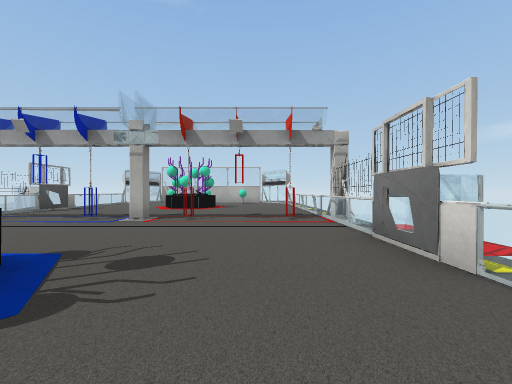
[1] (above)

14 first-person views from a walk through a Unity game level. The camera is 0.58 m above the floor, looks level and sees 90° across. The floor is counted in squares, 1 m on a side. Each view is taken from the middle of a square. On the plan, view 1 faces up. The plan holds only what a view shows up to about 9 squares ahead; the rest is blank. Some surface patterns are stand-ins.

[2]
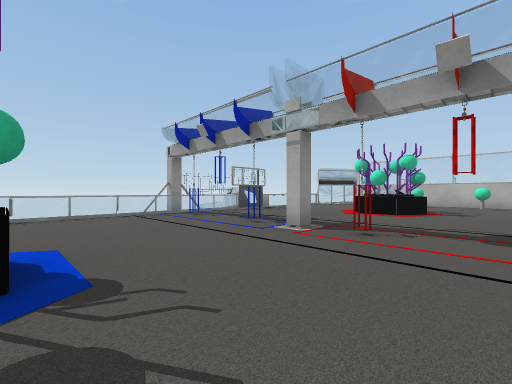

[3]
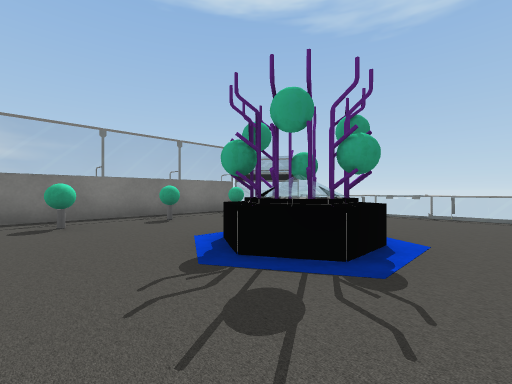

[4]
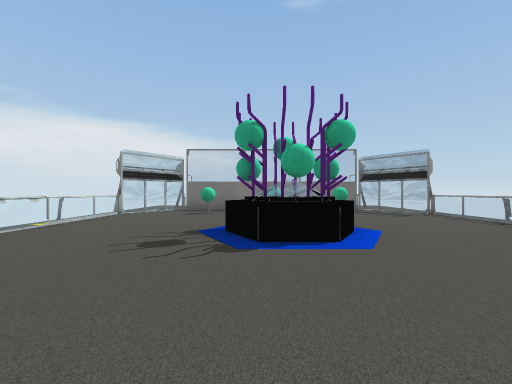

[5]
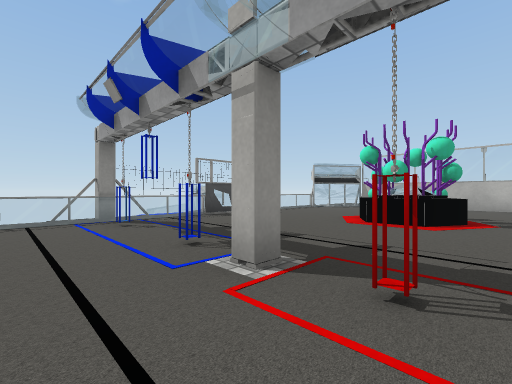

[6]
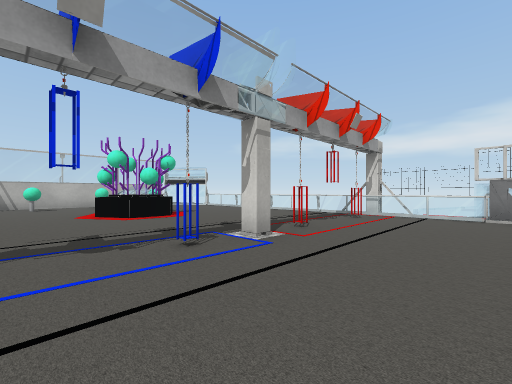

[7]
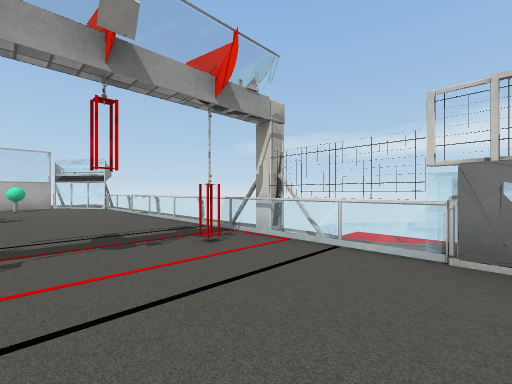

[8]
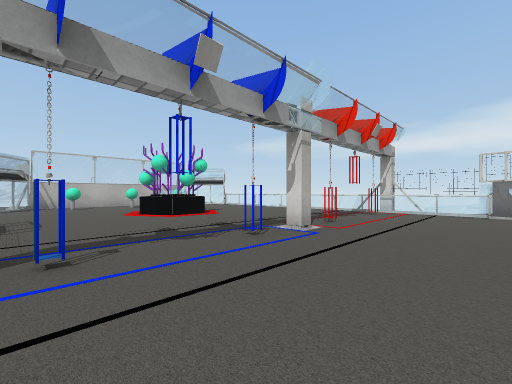

[9]
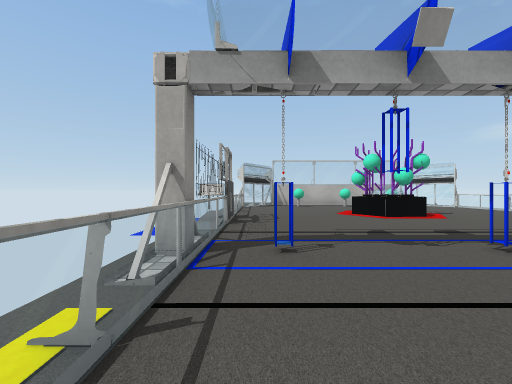

[10]
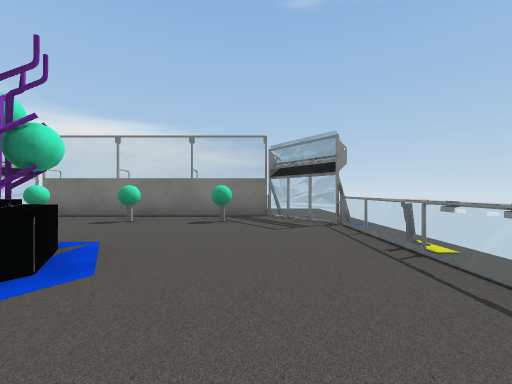

[11]
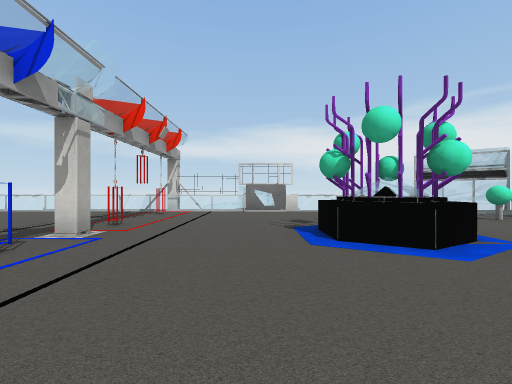

[12]
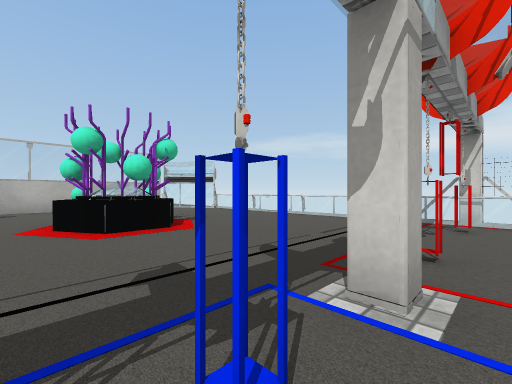

[13]
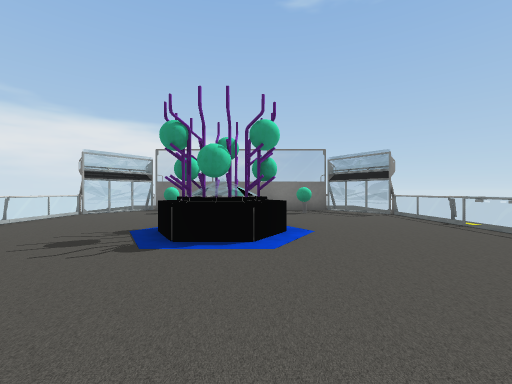

[14]
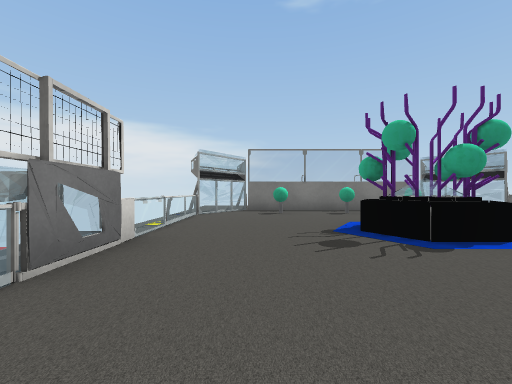

### Floor plan
Key: @ floor where view 1 was taken; # wall or solid block; x gap in a wall; . floor; = window, fence, low wall or low ledge; O other object.
Columns run from 7 left of view 1 to 2 right of it. Each row starts with its distance up from view 1.
 15   ######
 14  =......=#
 13 #=.#....=#
 12 #........#
 11 #........#
 10 #...==...#
  9 #...==...#
  8 O........#
  7 O........#
  6 #xxxxx#xx#
  5 #........#
  4 #........O
  3 #........O
  2 #...==...#
  1 #...==...#
  0 #......@.#
 -1 #........#
 -2 #=.#....=#
 -3 #=......=#
 -4  .######.

Positions as (right, up) in squares from view 1, and headings:
1: (0, 0), facing up
2: (0, 2), facing up-left
3: (0, 3), facing down-left
4: (-2, 5), facing down
5: (-1, 4), facing up-left
6: (-5, 3), facing up-right
7: (-1, 3), facing up-right
8: (-6, 3), facing up-right
9: (-6, 3), facing up
10: (-5, 3), facing down
11: (-6, 3), facing right
12: (-4, 5), facing up-right
13: (-3, 5), facing down
14: (0, 5), facing down
